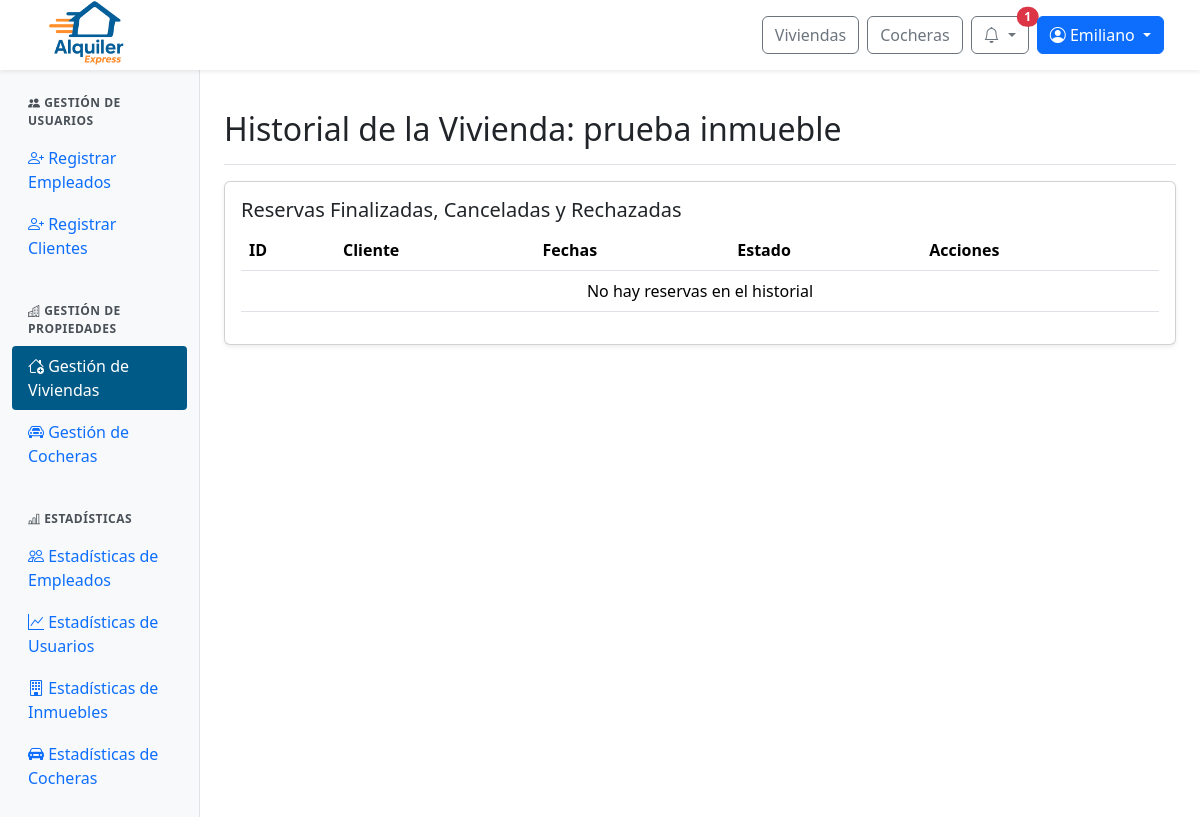
Before: /panel/inmuebles/historial/4/ (signed in) with the older database file.
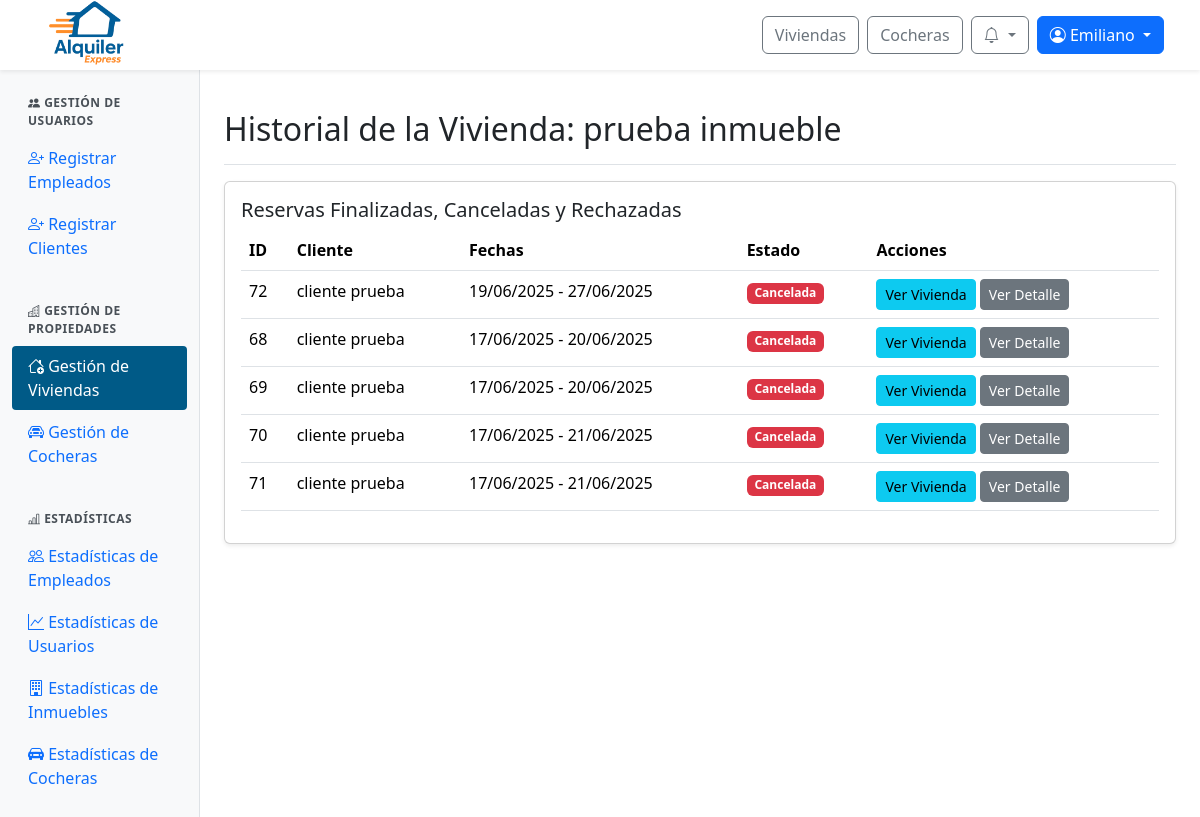
After: the same page with the newer database file.
### web/models.py (models this page shows, shortened)
class Reserva(models.Model):
    id_reserva = models.AutoField(primary_key=True)
    fecha_inicio = models.DateField()
    fecha_fin = models.DateField()
    precio_total = models.DecimalField(max_digits=10, decimal_places=2)
    estado = models.ForeignKey(Estado, on_delete=models.SET_NULL, null=True)  # Aquí está el estado FK
    inmueble = models.ForeignKey(Inmueble, null=True, blank=True, on_delete=models.SET_NULL)
    cochera = models.ForeignKey(Cochera, null=True, blank=True, on_delete=models.SET_NULL)
    descripcion = models.TextField()
    creada_en = models.DateTimeField(default=timezone.now)
    aprobada_en = models.DateTimeField(null=True, blank=True)
    cantidad_adultos = models.PositiveIntegerField(default=1, verbose_name="Cantidad de adultos")
    cantidad_ninos = models.PositiveIntegerField(default=0, verbose_name="Cantidad de niños")

class ClienteInmueble(models.Model):
    id_cliente_inmueble = models.AutoField(primary_key=True)
    cliente = models.ForeignKey(Perfil, on_delete=models.CASCADE)  # FK a Perfil, no Usuario
    inmueble = models.ForeignKey(Inmueble, null=True, blank=True, on_delete=models.SET_NULL)
    cochera = models.ForeignKey(Cochera, null=True, blank=True, on_delete=models.SET_NULL)
    reserva = models.ForeignKey(Reserva, on_delete=models.CASCADE)

class Perfil(models.Model):
    id_perfil = models.AutoField(primary_key=True)
    usuario = models.OneToOneField(User, on_delete=models.CASCADE)
    dni = models.CharField(max_length=20)
    fecha_nacimiento = models.DateField(null=True, blank=True)

class Estado(models.Model):
    id_estado = models.AutoField(primary_key=True)
    nombre = models.CharField(max_length=100)

### web/viewsAdminInmuebles.py (the view)
# urls.py: path('panel/inmuebles/historial/<int:id_inmueble>/', viewsAdminInmuebles.admin_inmuebles_historial, name='admin_inmuebles_historial'),
@login_required
@user_passes_test(is_admin_or_empleado)
def admin_inmuebles_historial(request, id_inmueble):
    inmueble = get_object_or_404(Inmueble, id_inmueble=id_inmueble)
    historial = InmuebleEstado.objects.filter(inmueble=inmueble).order_by('-fecha_inicio')
    reservas = Reserva.objects.filter(
        inmueble=inmueble,
        estado__nombre__in=['Cancelada', 'Rechazada', 'Finalizada']
    ).order_by('-fecha_inicio')
    return render(request, 'admin/admin_inmuebles_historial.html', {
        'inmueble': inmueble,
        'historial': historial,
        'reservas': reservas,
    })

### web/context_processors.py (called while the page is built)
def notifications(request):
    if request.user.is_authenticated:
        try:
            return {
                'notificaciones': request.user.perfil.notificacion_set.order_by('-fecha_creacion')[:10],
                'notificaciones_no_leidas': request.user.perfil.notificacion_set.filter(leido=False).count()
            }
        except Exception:
            return {}
    return {}

def is_client_context(request):
    return {'is_client': is_client(request.user)}

### web/utils.py (called while the page is built)
def is_admin_or_empleado(user):
    return user.is_authenticated and (user.is_staff or user.groups.filter(name="empleado").exists())

### web/views.py (called while the page is built)
def is_client(user):
    return user.is_authenticated and user.groups.filter(name="cliente").exists()

### web/templates/admin/admin_inmuebles_historial.html (shortened to what this page needs)
{% extends 'admin/admin_base.html' %}
{% load static %}
{% block admin_content %}
<div class="d-flex justify-content-between flex-wrap flex-md-nowrap align-items-center pt-3 pb-2 mb-3 border-bottom">
  <h1 class="h2">Historial de la Vivienda: {{ inmueble.nombre }}</h1>
</div>
<div class="card shadow-sm mb-4">
  <div class="card-body">
    <h5 class="card-title">Reservas Finalizadas, Canceladas y Rechazadas</h5>
    <div class="table-responsive">
      <table class="table table-hover">
        <thead>
          <tr>
            <th>ID</th>
            <th>Cliente</th>
            <th>Fechas</th>
            <th>Estado</th>
            <th>Acciones</th>
          </tr>
        </thead>
        <tbody>
          {% for reserva in reservas %}
          <tr>
            <td>{{ reserva.id_reserva }}</td>
            <td>
              {% with relacion=reserva.clienteinmueble_set.first %}
                {% if relacion and relacion.cliente %}
                  {{ relacion.cliente.usuario.get_full_name|default:relacion.cliente.usuario.username }}
                {% else %}
                  Cliente no disponible
                {% endif %}
              {% endwith %}
            </td>
            <td>{{ reserva.fecha_inicio|date:"d/m/Y" }} - {{ reserva.fecha_fin|date:"d/m/Y" }}</td>
            <td>
              <span class="badge
                {% if reserva.estado.nombre == 'Finalizada' %}bg-dark
                {% elif reserva.estado.nombre == 'Cancelada' %}bg-danger
                {% elif reserva.estado.nombre == 'Rechazada' %}bg-secondary
                {% else %}bg-warning{% endif %}">
                {{ reserva.estado.nombre }}
              </span>
            </td>
            <td>
              <a href="{% url 'detalle_inmueble' inmueble.id_inmueble %}" class="btn btn-sm btn-info">Ver Vivienda</a>
              <a href="{% url 'ver_detalle_reserva' reserva.id_reserva %}" class="btn btn-sm btn-secondary">Ver Detalle</a>
            </td>
          </tr>
          {% empty %}
          <tr>
            <td colspan="5" class="text-center">No hay reservas en el historial</td>
          </tr>
          {% endfor %}
        </tbody>
      </table>
    </div>
  </div>
</div>
{% endblock %}

### web/templates/base/base.html (shortened to what this page needs)
{% load static %}
{% load user_groups %}
<!DOCTYPE html>
<html lang="es">
<head>
  <link rel="stylesheet" href="{% static 'css/normalize' %}">
  <link href="https://cdn.jsdelivr.net/npm/bootstrap@5.3.3/dist/css/bootstrap.min.css" rel="stylesheet">
  <link href="https://cdn.jsdelivr.net/npm/bootstrap-icons@1.10.5/font/bootstrap-icons.css" rel="stylesheet">
  <link rel="stylesheet" href="https://cdn.jsdelivr.net/npm/sweetalert2@11/dist/sweetalert2.min.css">
  <link rel="stylesheet" href="{% static 'css/global.css' %}">
  <link rel="stylesheet" href="{% static 'css/notification.css' %}">
  {% block extra_css %}{% endblock %}
</head>
<body>
  <nav class="navbar navbar-expand-lg navbar-light bg-white fixed-top shadow-sm px-4">
    <div class="navbar__container container-fluid d-flex align-items-center justify-content-between">
      <div class="d-flex align-items-center me-3">
        <a href="{% url 'index' %}">
          <img src="{% static 'img/logo-alquiler-express-3.png' %}" alt="Logo Alquiler Express" class="navbar__icon">
        </a>
      </div>
      <div class="navbar__buttons d-flex align-items-center ms-3">
        <a href="{% url 'buscar_inmuebles' %}" class="btn btn-outline-secondary me-2">Viviendas</a>
        <a href="{% url 'buscar_cocheras' %}" class="btn btn-outline-secondary me-2">Cocheras</a>
        {% if user.is_authenticated %}
          <div class="dropdown me-2">
            <button class="btn btn-outline-secondary position-relative dropdown-toggle"
                    type="button"
                    id="notificacionesDropdown"
                    data-bs-toggle="dropdown"
                    aria-expanded="false"
                    onclick="marcarTodasLeidas('{% url 'marcar_todas_leidas' %}', '{{ csrf_token }}')">
              <i class="bi bi-bell"></i>
              {% if notificaciones_no_leidas > 0 %}
                <span class="position-absolute top-0 start-100 translate-middle badge rounded-pill bg-danger">
                  {{ notificaciones_no_leidas }}
                </span>
              {% endif %}
            </button>
          </div>
          <div class="dropdown">
            <button class="btn btn-primary dropdown-toggle" type="button" id="userOptionsDropdown" data-bs-toggle="dropdown" aria-expanded="false">
              <i class="bi bi-person-circle"></i> {{ user.first_name|default:user.username }}
            </button>
          </div>
        {% else %}
          <a href="{% url 'login' %}" class="btn btn-outline-secondary me-2">Iniciar sesión</a>
          <a href="{% url 'register' %}" class="btn btn-primary">Registrarse</a>
        {% endif %}
      </div>
    </div>
  </nav>
  {% block content %}{% endblock content %}
</body>
</html>

Changed rows visible on the page:
added Reserva: id_reserva "72", clienteinmueble_set.first.cliente.usuario.get_full_name "cliente prueba", fecha_inicio "19/06/2025", fecha_fin "27/06/2025", estado.nombre "Cancelada"
added Reserva: id_reserva "68", clienteinmueble_set.first.cliente.usuario.get_full_name "cliente prueba", fecha_inicio "17/06/2025", fecha_fin "20/06/2025", estado.nombre "Cancelada"
added Reserva: id_reserva "69", clienteinmueble_set.first.cliente.usuario.get_full_name "cliente prueba", fecha_inicio "17/06/2025", fecha_fin "20/06/2025", estado.nombre "Cancelada"
added Reserva: id_reserva "70", clienteinmueble_set.first.cliente.usuario.get_full_name "cliente prueba", fecha_inicio "17/06/2025", fecha_fin "21/06/2025", estado.nombre "Cancelada"
added Reserva: id_reserva "71", clienteinmueble_set.first.cliente.usuario.get_full_name "cliente prueba", fecha_inicio "17/06/2025", fecha_fin "21/06/2025", estado.nombre "Cancelada"
Other visible differences:
{{ notificaciones_no_leidas }}: "1" → (not shown)
text no longer shown: "No hay reservas en el historial"
